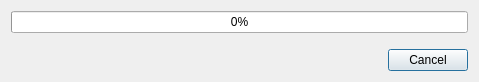
<?xml version="1.0" encoding="UTF-8"?>
<ui version="4.0">
 <class>DialogSearchProcess</class>
 <widget class="QDialog" name="DialogSearchProcess">
  <property name="geometry">
   <rect>
    <x>0</x>
    <y>0</y>
    <width>479</width>
    <height>82</height>
   </rect>
  </property>
  <property name="windowTitle">
   <string>Search</string>
  </property>
  <layout class="QVBoxLayout" name="verticalLayout">
   <item>
    <widget class="QProgressBar" name="progressBarSearch">
     <property name="value">
      <number>0</number>
     </property>
     <property name="alignment">
      <set>Qt::AlignCenter</set>
     </property>
    </widget>
   </item>
   <item>
    <spacer name="verticalSpacer">
     <property name="orientation">
      <enum>Qt::Vertical</enum>
     </property>
     <property name="sizeHint" stdset="0">
      <size>
       <width>20</width>
       <height>3</height>
      </size>
     </property>
    </spacer>
   </item>
   <item>
    <layout class="QHBoxLayout" name="horizontalLayout">
     <item>
      <spacer name="horizontalSpacer">
       <property name="orientation">
        <enum>Qt::Horizontal</enum>
       </property>
       <property name="sizeHint" stdset="0">
        <size>
         <width>40</width>
         <height>20</height>
        </size>
       </property>
      </spacer>
     </item>
     <item>
      <widget class="QPushButton" name="pushButtonCancel">
       <property name="text">
        <string>Cancel</string>
       </property>
      </widget>
     </item>
    </layout>
   </item>
  </layout>
 </widget>
 <resources/>
 <connections/>
</ui>
